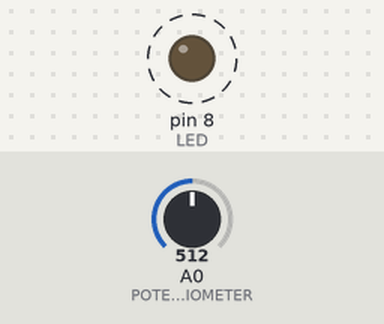
A sketch run on a simulated Arduino Uno, built with avr-gcc and run on an emulated ATmega328P. Parts: output pins drawn as LEDs (lit = HIGH). Dashed ring = blinking. Inputs (shaded band) come from the test bench; at power-on: A0 (POTENTIOMETER) = 512.

Above: at 0.87 s.
1.4 s: A0 (POTENTIOMETER) set to 1023
At 3.8 s:
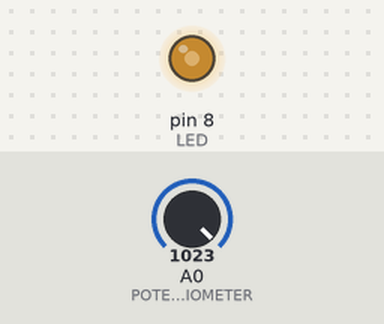
4.4 s: A0 (POTENTIOMETER) set to 1012
7.4 s: A0 (POTENTIOMETER) set to 716
At 7.78 s:
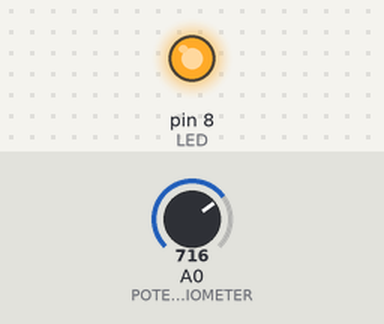
Timing chart, 0 to 16.4 s (numbered marks = the images above; inputs shaded):
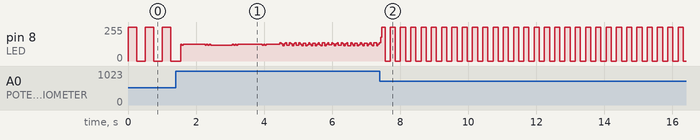

Measured:
- by itself, pin 8 (LED): moves between 0/255 and 255/255, repeating every 0.60 s

The sketch:

06.Blink-control.ino
```cpp
/* Program that controls the blink speed of a led with a potentiometer. */

#define LED 8 // Arduino pin that the led is connected to
#define POTENTIOMETER A0 // Arduino pin that the potentiometer is connected to

void setup() {
  /* Set LED pin as output */
  pinMode(LED, OUTPUT);
  /* Set POTENTIOMETER pin as input */
  pinMode(POTENTIOMETER, INPUT);
}

void loop() {
  /* Read the value of the ADC */
  float adc = analogRead(POTENTIOMETER);
  /* Convert it to blink speed */
  int x = 500 - (adc / 1024) * 499;

  /* Blink the led */
  digitalWrite(LED, HIGH);
  delay(x);
  digitalWrite(LED, LOW);
  delay(x);
}
```
